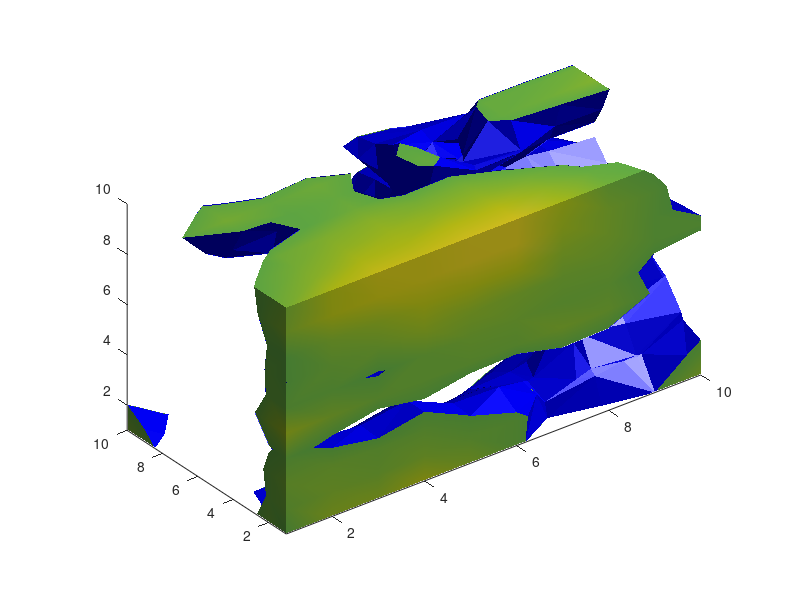

MATLAB code to generate this figure: (Note: this script raises an error after producing the figure.)
clear all
close all
seed = sum(clock)
rand('seed',seed);
X = rand(10,10,10);
data = smooth3(X,'box',5);
p1 = patch(isosurface(data,.5), ...
   'FaceColor','blue','EdgeColor','none');
p2 = patch(isocaps(data,.5), ...
    'FaceColor','interp','EdgeColor','none');
isonormals(data,p1)
daspect([1 2 2])
view(3); axis vis3d tight
camlight; lighting phong
print -dpng plotgraphics3withaxis
axis off
print -dpng plotgraphics3
save  plotgraphics3.seed seed -ASCII 
